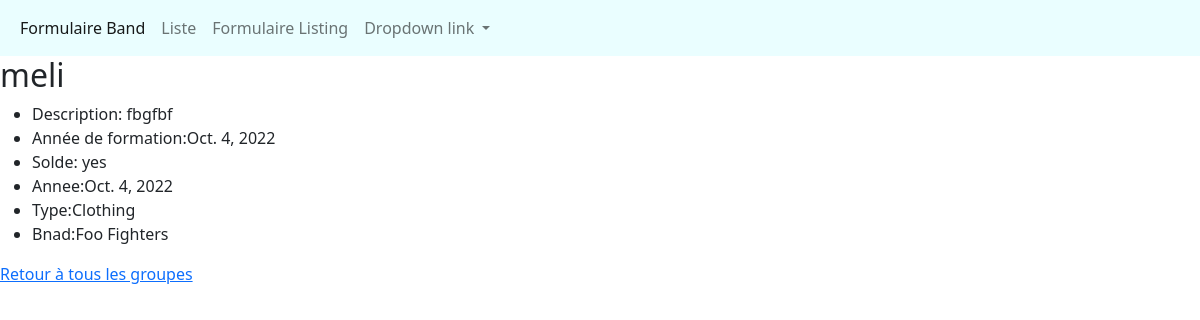
Page /listings/2/ on the committed database.
### listings/models.py (models this page shows, shortened)
class Listing(models.Model):
    class Annonce(models.TextChoices):
        RECORDS='RD'
        CLOTHING='CL'
        POSTERS='PO'
        MISCELLANEAOUS='MS'
    Title = models.CharField(max_length=200)
    description = models.CharField(max_length=100)
    sold = models.BooleanField(default=True)
    year = models.DateField(null=True)
    type=models.CharField(max_length=100,choices=Annonce.choices)
    band=models.ForeignKey(Band,null=True,on_delete=models.SET_NULL)

class Band(models.Model):
    class Genre(models.TextChoices):
        HIP_HOP ='HH'
        SYHTH_POP ='SP'
        ALTERNATIVE_ROCK ='AR'
    name = models.CharField(max_length=100)
    genre=models.CharField(max_length=100,choices=Genre.choices)
    biography=models.CharField(max_length=255)
    year_formed=models.IntegerField(validators=[MinValueValidator(1900), MaxValueValidator(2022)])
    active=models.BooleanField(default=True)
    official_homepage=models.URLField(null=True,blank=True)
    def __str__(self) -> str:
        return f'{self.name}'

### listings/views.py (the view)
# urls.py: path('listings/<int:id>/', views.listings_detail, name='listings-detail'),
def listings_detail(request,id):
    listings = Listing.objects.get(id=id)
    return render(request, 'listings/listing_details.html', {'listings': listings})

### listings/templates/listings/listing_details.html
{% extends 'listings/base.html' %}
{% block content %}
<h2>{{listings.Title}}</h2>
<ul>
<li>Description: {{listings.description}} </li>
<li>Année de formation:{{ listings.year}}</li>
<li> Solde: {{listings.sold|yesno}}</li>
 <li>Annee:{{ listings.year }}</li>
  <li>Type:{{ listings.get_type_display }}</li>
 <li>Bnad:{{ listings.band }}</li>
</ul>
<a href="{% url 'listings' %}">Retour à tous les groupes</a>
{% endblock content %}

### rows in the picture
Listing: Title "meli", description "fbgfbf", year "Oct. 4, 2022", sold "yes", type "Clothing", band "Foo Fighters"
